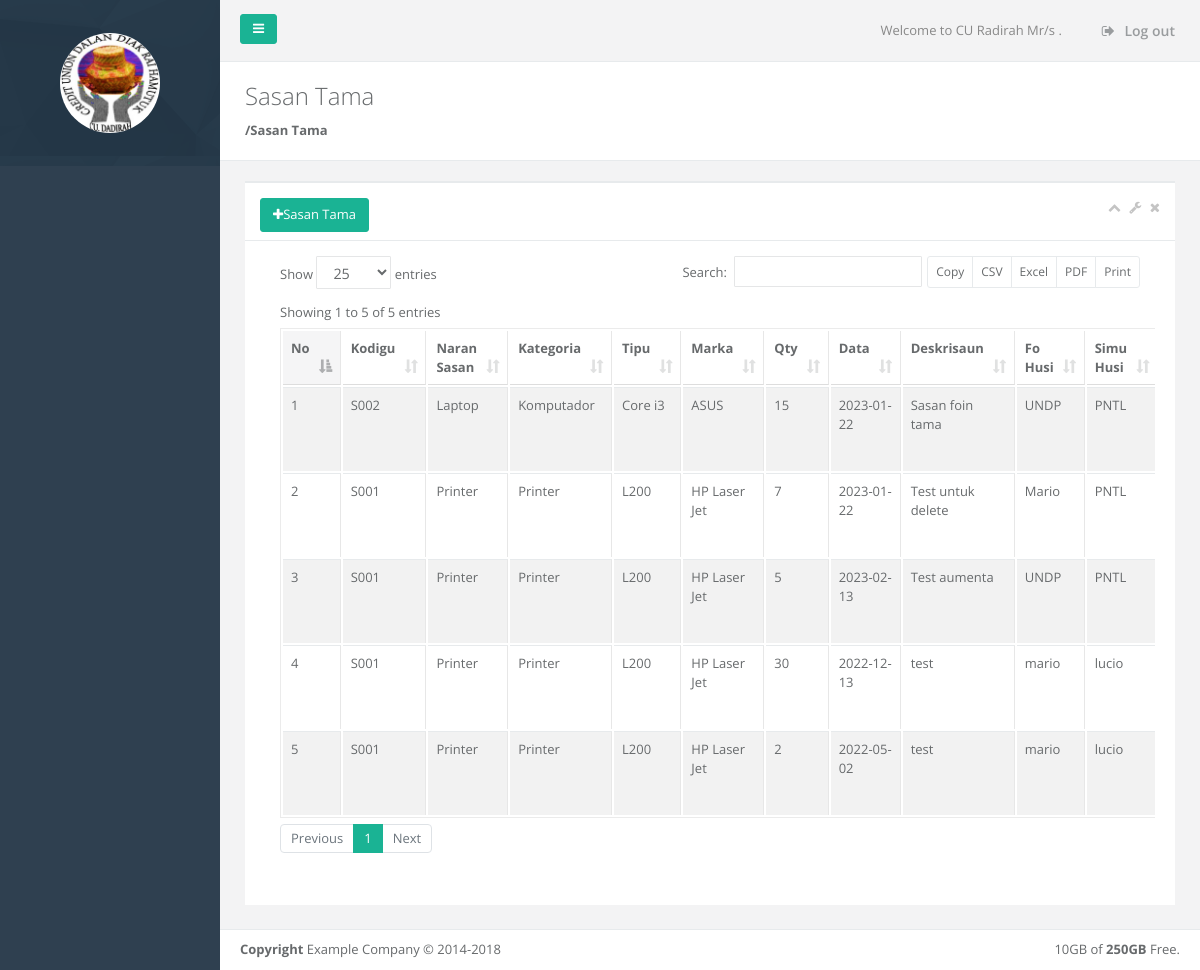
Screenshot of /index.php/sasan/fn_sasantama with the database file from the repository.
### tables this page shows
CREATE TABLE `tbl_stocksasan` (
  `id` int(11) NOT NULL,
  `id_sasan` varchar(30) DEFAULT NULL,
  `naran_sasan` varchar(150) DEFAULT NULL,
  `kategoria` varchar(50) DEFAULT NULL,
  `tipu_sasan` varchar(50) DEFAULT NULL,
  `marka` varchar(50) DEFAULT NULL,
  `stok` smallint(6) DEFAULT NULL,
  `tgl` date DEFAULT NULL,
  `unidade` varchar(30) DEFAULT NULL
);

CREATE TABLE `tbl_sasantama` (
  `id` int(11) NOT NULL,
  `id_sasan` varchar(30) DEFAULT NULL,
  `kuantidade` int(11) DEFAULT NULL,
  `data_tama` date DEFAULT NULL,
  `deskrisaun` text DEFAULT NULL,
  `autor` varchar(30) DEFAULT NULL,
  `fo_husi` varchar(100) NOT NULL,
  `simu_husi` varchar(100) NOT NULL,
  `isdeleted` smallint(3) DEFAULT 0,
  `remark` text DEFAULT NULL,
  `iby` varchar(30) DEFAULT NULL,
  `idt` datetime DEFAULT NULL,
  `uby` varchar(30) DEFAULT NULL,
  `udt` datetime DEFAULT NULL,
  `dby` varchar(30) DEFAULT NULL,
  `ddt` datetime DEFAULT NULL
);

### application/controllers/Sasan.php (called while the page is built, shortened)
<?php
 class Sasan extends CI_Controller
 {
 	public function __construct()
 	{
 		$this->load->model('Mdsasan');
 	}
 	public function fn_sasantama()
 	{
 		$data['sasan']=$this->Mdsasan->fn_getstock();
 		$data['sasantama']=$this->Mdsasan->fn_getdata();
 		$this->load->view('sasan/vwsasantama',$data);
 	}
 }

### index.php (called while the page is built, shortened)
<?php
require_once BASEPATH.'core/CodeIgniter.php';

### application/models/Mdsasan.php (called while the page is built, shortened)
<?php
	class Mdsasan extends CI_Model
	{
		public function fn_getdata()
		{
			$qry=$this->db->query("SELECT st.id, st.id_sasan, s.naran_sasan, s.kategoria, s.tipu_sasan, s.marka, s.stok, st.kuantidade, st.data_tama, st.deskrisaun, st.autor, st.fo_husi, st.simu_husi FROM tbl_stocksasan s JOIN tbl_sasantama st ON s.id_sasan=st.id_sasan");
			return $qry->result_array();
		}
	}

### application/views/sasan/vwsasantama.php (the view, shortened to what this page needs)
<!DOCTYPE html>
<html>
<body>
    <div id="wrapper">
        <div id="page-wrapper" class="gray-bg">
            <div class="row border-bottom">
            </div>
            <div class="row wrapper border-bottom white-bg page-heading">
                <div class="col-lg-10">
                    <h2>Sasan Tama</h2>
                    <ol class="breadcrumb">
                        <li class="breadcrumb-item active">
                            <a href="javascript:;" onclick="location.reload()"><strong>/Sasan Tama</strong></a>
                        </li>
                    </ol>
                </div>
                <div class="col-lg-2">
                </div>
            </div>
        <div class="wrapper wrapper-content animated fadeInRight">
            <div class="row">
                <div class="col-lg-12">
                <div class="ibox ">
                    <div class="ibox-title">
                        <button class="btn btn-primary" type="button" data-toggle="modal" data-target=".modal-add-stock"><i class="fa fa-plus"></i>Sasan Tama</button>
                        <div class="ibox-tools">
                            <a class="collapse-link">
                                <i class="fa fa-chevron-up"></i>
                            </a>
                            <a class="dropdown-toggle" data-toggle="dropdown" href="#">
                                <i class="fa fa-wrench"></i>
                            </a>
                            <a class="close-link">
                                <i class="fa fa-times"></i>
                            </a>
                        </div>
                    </div>
                    <div class="ibox-content">
                        <div class="table-responsive">
                            <table class="table table-striped table-bordered table-hover dataTables-example" >
                                <thead>
                                    <tr>
                                        <th>No</th>
                                        <th>Kodigu</th>
                                        <th>Naran Sasan</th>
                                        <th>Kategoria</th>
                                        <th>Tipu</th>
                                        <th>Marka</th>
                                        <th>Qty</th>
                                        <th>Data</th>
                                        <th>Deskrisaun</th>
                                        <th>Fo Husi</th>
                                        <th>Simu Husi</th>
                                    </tr>
                                </thead>
                                <tbody>
                                    <?php
                                        $no=1;
                                        foreach($sasantama as $s){
                                            $id=$s['id'];
                                            $qty=$s['kuantidade'];
                                            $id_sasan=$s['id_sasan'];
                                            echo "<tr class=\"gradeX\">
                                                    <td>".$no."</td>
                                                    <td>".$id_sasan."</td>
                                                    <td>".$s['naran_sasan']."</td>
                                                    <td>".$s['kategoria']."</td>
                                                    <td>".$s['tipu_sasan']."</td>
                                                    <td>".$s['marka']."</td>
                                                    <td>".$qty."</td>
                                                    <td>".$s['data_tama']."</td>
                                                    <td>".$s['deskrisaun']."</td>
                                                    <td>".$s['fo_husi']."</td>
                                                    <td>".$s['simu_husi']."</td>
                                                    <td>
                                                    <button class=\"btn btn-info\" type=\"button\" onclick=\"fn_editsasan('$id')\"><i class=\"fa fa-edit\"></i> Edit</button>
                                                    <button class=\"btn btn-danger\" type=\"button\" onclick=\"fn_deleteconfirm('$id','$qty','$id_sasan')\"><i class=\"fa fa-trash\"></i> Delete</button>
                                                    </td>
                                                </tr>";
                                                $no++;
                                        }
                                    ?>
                                </tbody>
                            </table>
                        </div>
                    </div>
                </div>
            </div>
            </div>
        </div>
        <div class="footer">
            <div class="float-right">
                10GB of <strong>250GB</strong> Free.
            </div>
            <div>
                <strong>Copyright</strong> Example Company &copy; 2014-2018
            </div>
        </div>
        </div>
        </div>
</body>
</html>

### rows the page displays
tbl_stocksasan: tbl_sasantama.id_sasan "S002", naran_sasan "Laptop", kategoria "Komputador", tipu_sasan "Core i3", marka "ASUS", tbl_sasantama.kuantidade "15", tbl_sasantama.data_tama "2023-01-22", tbl_sasantama.deskrisaun "Sasan foin tama", tbl_sasantama.fo_husi "UNDP", tbl_sasantama.simu_husi "PNTL"
tbl_stocksasan: tbl_sasantama.id_sasan "S001", naran_sasan "Printer", kategoria "Printer", tipu_sasan "L200", marka "HP Laser Jet", tbl_sasantama.kuantidade "7", tbl_sasantama.data_tama "2023-01-22", tbl_sasantama.deskrisaun "Test untuk delete", tbl_sasantama.fo_husi "Mario", tbl_sasantama.simu_husi "PNTL", tbl_sasantama.kuantidade "5", tbl_sasantama.data_tama "2023-02-13", tbl_sasantama.deskrisaun "Test aumenta", tbl_sasantama.fo_husi "UNDP", tbl_sasantama.kuantidade "30", tbl_sasantama.data_tama "2022-12-13", tbl_sasantama.deskrisaun "test", tbl_sasantama.fo_husi "mario", tbl_sasantama.simu_husi "lucio", tbl_sasantama.kuantidade "2", tbl_sasantama.data_tama "2022-05-02"
